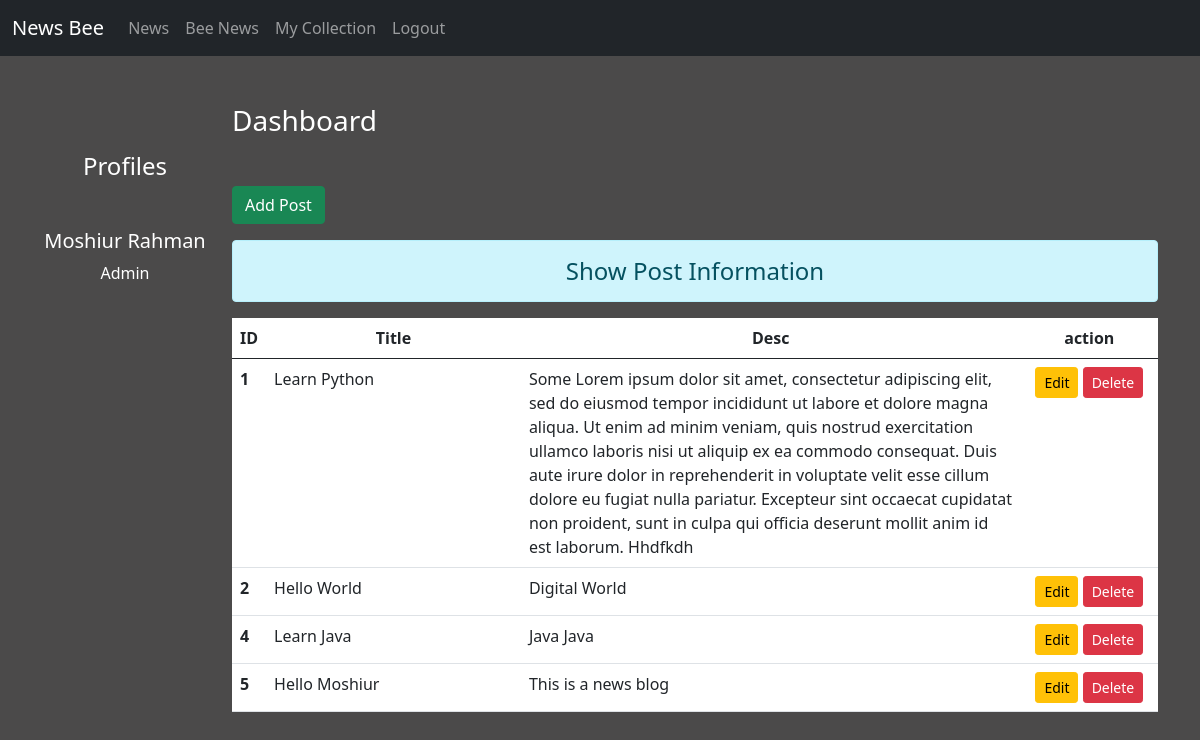
The page /dashboard/ (signed in) on the database its author committed.
### blog/models.py (models this page shows)
class Post(models.Model):
    title = models.CharField(max_length=150)
    desc = models.TextField()

### blog/views.py (the view)
# urls.py: path('dashboard/', views.dashboard,name='dashboard'),
def dashboard(request):
    if request.user.is_authenticated:
        posts = Post.objects.all()
        user = request.user
        full_name= user.get_full_name()
        gps = user.groups.all()
        return render(request,'blog/dashboard.html',{'posts':posts,'full_name':full_name,'groups':gps})
    else:
        return redirect('/login/')

### blog/templates/blog/dashboard.html (shortened to what this page needs)
{% extends 'blog/base.html' %}
{% load static %}
{% block side %}
<div class = "col-sm-2 text-white my-5 text-center">
<h4 class ="my-5">Profiles</h4>
<h5>{{full_name}}</h5>
{% for group in groups %}
<p> {{group.name}}</p>
{% endfor %}
</div>
{% endblock side %}
{% block content %}
<div class="col-sm-10">
    <h3 class="text-white my-5">Dashboard</h3>
    <a href="{% url 'addpost' %}" class="btn btn-success">Add Post</a>
    <h4 class = "text-center alert alert-info mt-3"> Show Post Information</h4>
    {% if posts %}
    <table class="table table-hover bg-white">
    <thead>
    <tr class="text-center">
        <th scope="col" style="width:2%">ID</th>
        <th scope="col" style="width:28%">Title</th>
        <th scope="col" style="width:55%">Desc</th>
        <th scope="col" style="width:15%">action</th>
    </tr>
    </thead>
    <tbody>
    {% for post in posts %}
    <tr>
        <th scope="row">{{post.id}}</th>
        <td>{{post.title}}</td>
        <td>{{post.desc}}</td>
        <td class="text-center">
        <a href="{% url 'updatepost' post.id %}" class ="btn btn-warning btn-sm">Edit</a>
        {% if perms.blog.delete_post %}
        <form action="{% url 'deletepost' post.id  %}" method="post" class ="d-inline">
        <input type="submit" class ="btn btn-danger btn-sm" value="Delete"> </form>
        {% endif %}
        </td>
        </tr>
        {% endfor %}
        </tbody>
</table>
{% else %}
<h4 class="text-center alert alert-warning"> No Records </h4>
{% endif %}
</div>
{% endblock content %}

### blog/templates/blog/base.html (shortened to what this page needs)
<!DOCTYPE html>
{% load static %}
<html>
<head>
    <link rel="stylesheet"  href="{% static 'blog/css/bootstrap.css' %}">
    <link rel="stylesheet"  href="{% static 'blog/css/style.css' %}">
</head>
<body>
    <div class="container-fluid bg-dark">
        {% include 'blog/navbar.html' %}
    </div>
<div class="container">
    <div class="row">
        {% block side %}
        {% endblock side %}
        {% block content %}
        {% endblock content %}
    </div>
</div>
</body>
</html>

### blog/templates/blog/navbar.html (shortened to what this page needs)
<nav class="navbar navbar-expand-lg navbar-dark bg-dark">
    <a class="navbar-brand" href="{% url 'news' %}">News Bee</a>
    <div class="collapse navbar-collapse" id="navbarNavAltMarkup">
      <div class="navbar-nav">
        {% if request.user.is_authenticated %}
        <a class="nav-item nav-link" href= "/">News</a>
        <a class="nav-item nav-link" href="{% url 'dashboard' %} ">Bee News</a>
        <a class="nav-item nav-link" href="{% url 'dashboard' %} ">My Collection</a>
        <a class="nav-item nav-link" href="{% url 'logout' %} ">Logout</a>
        {% else %}
        <a class="nav-item nav-link active" href="{% url 'login' %} ">Login</a>
        <a class="nav-item nav-link" href="{% url 'signup' %} ">Signup</a>
        {% endif %}
      </div>
    </div>
  </nav>

### blog/static/blog/css/style.css (style rules this page uses)
body { background-color: rgb(75,74,74); color: antiquewhite; }

### rows shown on the page
Post: id "1", title "Learn Python", desc "Some Lorem ipsum dolor sit amet, consectetur adipiscing elit, sed do eiusmod tempor incididunt ut labore et dolore magna aliqua. Ut enim ad minim veniam, quis nostrud exercitation ullamco laboris nisi ut aliquip ex ea commodo consequat. Duis aute irure dolor in reprehenderit in voluptate velit esse cillum dolore eu fugiat nulla pariatur. Excepteur sint occaecat cupidatat non proident, sunt in culpa qui officia deserunt mollit anim id est laborum. Hhdfkdh"
Post: id "2", title "Hello World", desc "Digital World"
Post: id "4", title "Learn Java", desc "Java Java"
Post: id "5", title "Hello Moshiur", desc "This is a news blog"

### other values the page prints
{{ full_name }} "Moshiur Rahman"
{{ group.name }} "Admin"
